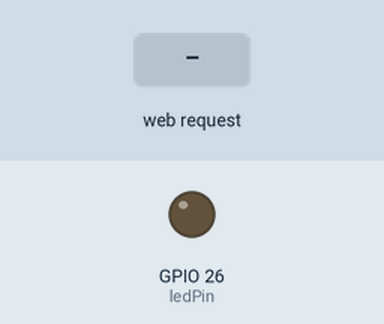
Simulated run of this sketch. Board: ESP32. Parts: output pins drawn as LEDs (lit = HIGH). The test bench sets the inputs (shaded band). WiFi joins after 1.5 s; servers stay silent unless stated; what the sketch prints to the serial monitor is not drawn.

Above: at 3.2 s.
3.3 s: HTTP request GET /LED=ON received
At 4.5 s:
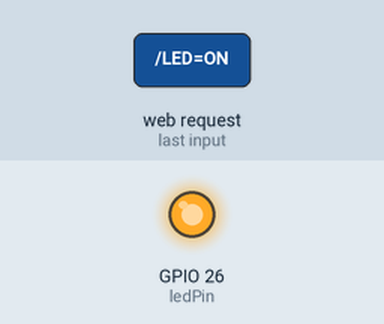
4.8 s: HTTP request GET /LED=OFF received
At 5.8 s:
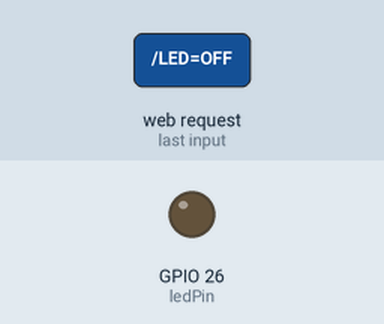
Timing chart, 0 to 7.8 s (numbered marks = the images above; inputs shaded):
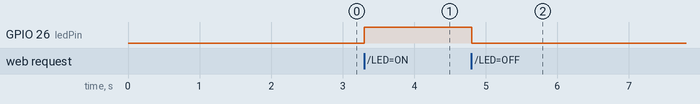

Measured:
- after the input at 3.3 s, GPIO 26 (ledPin): LOW → HIGH at once
- after the input at 4.8 s, GPIO 26 (ledPin): HIGH → LOW at once

The sketch:

kontrol_led_wbs.ino
```cpp
#include <WiFi.h>

// Ganti dengan WiFi kamu
const char* ssid = "GANTI SSID WIFI KAMU";
const char* password = "GANTI PASSWORD WIFI KAMU";

WiFiServer server(80);
const int ledPin = 26; // Ganti ke pin lain juga boleh
String header;

void setup() {
  Serial.begin(115200);
  pinMode(ledPin, OUTPUT);
  digitalWrite(ledPin, LOW);

  WiFi.begin(ssid, password);
  Serial.print("Connecting to WiFi...");
  while (WiFi.status() != WL_CONNECTED) {
    delay(1000);
    Serial.print(".");
  }

  Serial.println("");
  Serial.println("WiFi connected.");
  Serial.print("IP Address: ");
  Serial.println(WiFi.localIP());

  server.begin();
}

void loop() {
  WiFiClient client = server.available();
  if (client) {
    Serial.println("New Client.");
    String currentLine = "";
    while (client.connected()) {
      if (client.available()) {
        char c = client.read();
        header += c;

        if (c == '\n') {
          // Kirim response
          client.println("HTTP/1.1 200 OK");
          client.println("Content-type:text/html");
          client.println("Connection: close");
          client.println();

          // Kontrol LED
          if (header.indexOf("GET /LED=ON") >= 0) {
            digitalWrite(ledPin, HIGH);
          } else if (header.indexOf("GET /LED=OFF") >= 0) {
            digitalWrite(ledPin, LOW);
          }

          // HTML dan CSS
          client.println(R"rawliteral(
<!DOCTYPE html>
<html>
<head>
  <title>ESP32 LED Control</title>
  <meta name="viewport" content="width=device-width, initial-scale=1">
  <style>
    body {
      font-family: Arial;
      text-align: center;
      margin-top: 50px;
      background: #f2f2f2;
    }
    h1 {
      color: #333;
    }
    .button {
      padding: 16px 40px;
      font-size: 20px;
      margin: 10px;
      border: none;
      border-radius: 8px;
      cursor: pointer;
    }
    .on {
      background-color: #4CAF50;
      color: white;
    }
    .off {
      background-color: #f44336;
      color: white;
    }
  </style>
</head>
<body>
  <h1>ESP32 LED Control</h1>
  <a href="/LED=ON"><button class="button on">LED ON</button></a>
  <a href="/LED=OFF"><button class="button off">LED OFF</button></a>
</body>
</html>
)rawliteral");

          client.println();
          break;
        }
      }
    }
    header = "";
    client.stop();
    Serial.println("Client disconnected.");
  }
}
```
